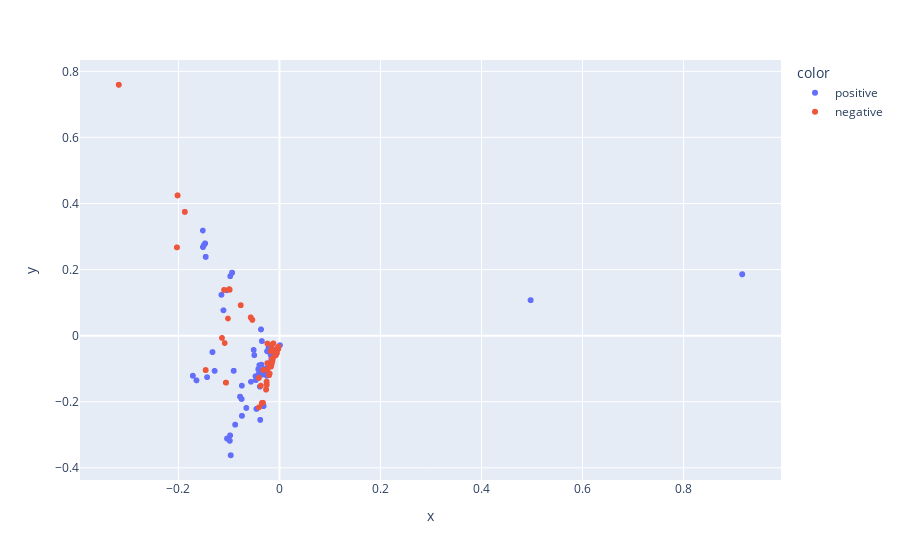

The notebook cell this image was saved under:
### Code cell
from sklearn.decomposition import PCA
import plotly.express as px

# Use PCA for dimensionality reduction
pca = PCA(n_components=3, random_state=1234)
pca_tfidf = pca.fit_transform(x_train_tfidf_vector)

# Plot class separabality
colors = {0:'negative', 1:'positive'}
fig = px.scatter(x=pca_tfidf[:, 0], y=pca_tfidf[:, 1], color=y_train.map(colors))
fig.show()

### Figure 1 — Plotly figure (JSON) as saved in the notebook; plotly's stock layout.template omitted (floating-point values rounded to 4 significant figures; data arrays with more than 128 entries replaced by an {"elided": "..."} marker saying what was removed)
{"data": [{"hovertemplate": "color=positive<br>x=%{x}<br>y=%{y}<extra></extra>", "legendgroup": "positive", "marker": {"color": "#636efa", "symbol": "circle"}, "mode": "markers", "name": "positive", "showlegend": true, "type": "scattergl", "x": {"elided": "1087 float values"}, "xaxis": "x", "y": {"elided": "1087 float values"}, "yaxis": "y"}, {"hovertemplate": "color=negative<br>x=%{x}<br>y=%{y}<extra></extra>", "legendgroup": "negative", "marker": {"color": "#EF553B", "symbol": "circle"}, "mode": "markers", "name": "negative", "showlegend": true, "type": "scattergl", "x": {"elided": "968 float values"}, "xaxis": "x", "y": {"elided": "968 float values"}, "yaxis": "y"}], "layout": {"legend": {"title": {"text": "color"}, "tracegroupgap": 0}, "margin": {"t": 60}, "xaxis": {"anchor": "y", "domain": [0, 1], "title": {"text": "x"}}, "yaxis": {"anchor": "x", "domain": [0, 1], "title": {"text": "y"}}}}
